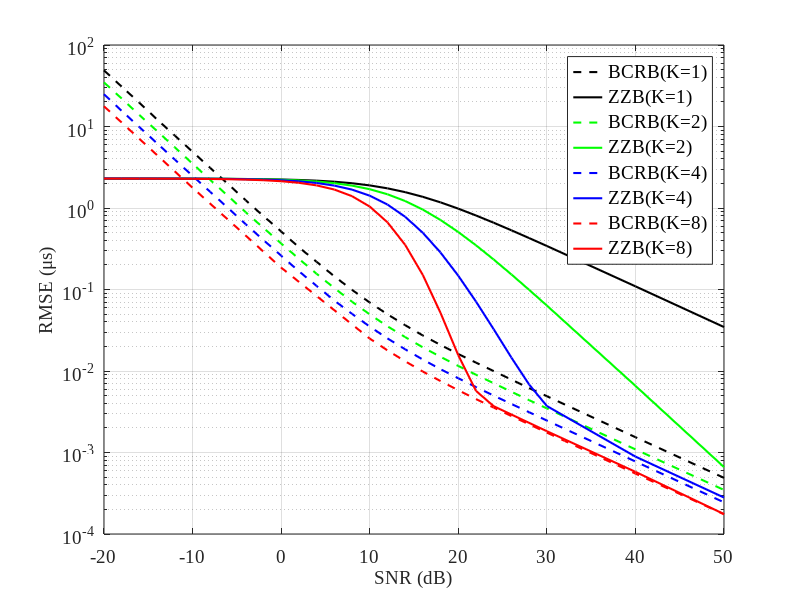

Here is the MATLAB script that generated this plot:
load('BCRB_zero_mean_exp_CF10_N1_uniform.mat')
semilogy(SNR,sqrt(BCRB_CS)*1e6,'k--','Linewidth',1.5);
hold on; grid on;
load('ZZB_zero_mean_exp_CF10_N1_uniform.mat')
semilogy(SNR,sqrt(Pe_snr)*1e6,'k','Linewidth',1.5);

load('BCRB_zero_mean_exp_CF10_N2_uniform.mat')
semilogy(SNR,sqrt(BCRB_CS)*1e6,'g--','Linewidth',1.5);

load('ZZB_zero_mean_exp_CF10_N2_uniform.mat')
semilogy(SNR,sqrt(Pe_snr)*1e6,'g','Linewidth',1.5);

load('BCRB_zero_mean_exp_CF10_N4_uniform.mat')
semilogy(SNR,sqrt(BCRB_CS)*1e6,'b--','Linewidth',1.5);

load('ZZB_zero_mean_exp_CF10_N4_uniform.mat')
semilogy(SNR,sqrt(Pe_snr)*1e6,'b','Linewidth',1.5);

load('BCRB_zero_mean_exp_CF10_N8_uniform.mat')
semilogy(SNR,sqrt(BCRB_CS)*1e6,'r--','Linewidth',1.5);

load('ZZB_zero_mean_exp_CF10_N8_uniform.mat')
semilogy(SNR,sqrt(Pe_snr)*1e6,'r','Linewidth',1.5);

set(gca,'FontSize',14,'Fontname', 'Times New Roman');
xlabel('SNR (dB)','FontSize',14,'FontName','Times New Roman');
ylabel('RMSE (\mus)','FontSize',14,'FontName','Times New Roman');

legend('BCRB(K=1)','ZZB(K=1)','BCRB(K=2)','ZZB(K=2)','BCRB(K=4)','ZZB(K=4)','BCRB(K=8)','ZZB(K=8)','FontSize',14,'FontName','Times New Roman');


%%%%SNR = 50 dB, varying K
% load('BCRB_zero_mean_CF10_SNR50K1to8_uniform.mat')
% semilogy(sqrt(BCRB_CS)*1e6,'Linewidth',1.5);
% hold on; grid on;
% load('ZZB_zero_mean_CF10_SNR50K1to8_uniform.mat')
% semilogy(sqrt(Pe_snr)*1e6,'Linewidth',1.5);
% set(gca,'FontSize',14,'Fontname', 'Times New Roman');
% xlabel('K','FontSize',14,'FontName','Times New Roman');
% ylabel('RMSE (\mus)','FontSize',14,'FontName','Times New Roman');
% legend('BCRB','ZZB','FontSize',14,'FontName','Times New Roman');
